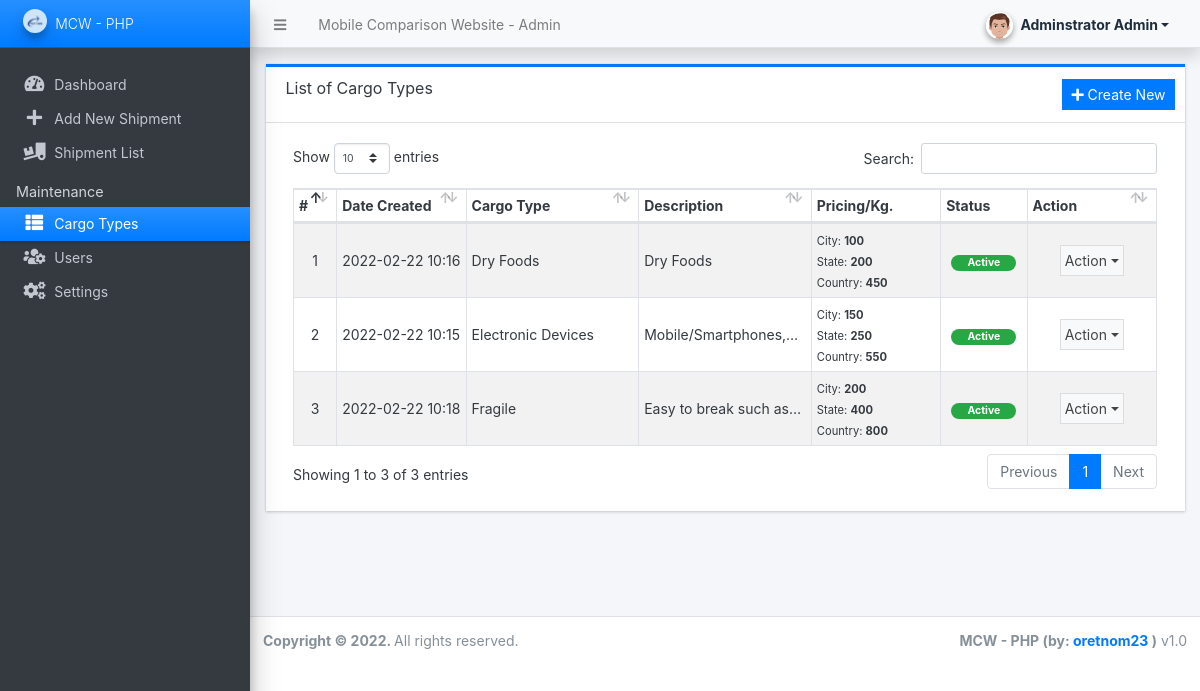
Page /admin/?page=cargo_types (signed in) on the committed database.
### tables this page shows
CREATE TABLE `cargo_type_list` (
  `id` int(30) NOT NULL,
  `name` text NOT NULL,
  `description` text NOT NULL,
  `city_price` double NOT NULL DEFAULT '0',
  `state_price` double NOT NULL DEFAULT '0',
  `country_price` double NOT NULL DEFAULT '0',
  `status` tinyint(1) NOT NULL DEFAULT '1',
  `delete_flag` tinytext NOT NULL,
  `date_created` datetime NOT NULL DEFAULT CURRENT_TIMESTAMP,
  `date_updated` datetime DEFAULT NULL ON UPDATE CURRENT_TIMESTAMP
);

### config.php (called while the page is built, shortened)
<?php
require_once('classes/DBConnection.php');
require_once('classes/SystemSettings.php');
function validate_image($file){
	if(!empty($file)){
        $ex = explode("?",$file);
        $file = $ex[0];
        $ts = isset($ex[1]) ? "?".$ex[1] : '';
		if(is_file(base_app.$file)){
			return base_url.$file.$ts;
		}else{
			return base_url.'dist/img/no-image-available.png';
		}
	}else{
		return base_url.'dist/img/no-image-available.png';
	}
}
function format_num($number = '' , $decimal = ''){
    if(is_numeric($number)){
        $ex = explode(".",$number);
        $decLen = isset($ex[1]) ? strlen($ex[1]) : 0;
        if(is_numeric($decimal)){
            return number_format($number,$decimal);
        }else{
            return number_format($number,$decLen);
        }
    }else{
        return "Invalid Input";
    }
}
function isMobileDevice(){
    $aMobileUA = array(
        '/iphone/i' => 'iPhone',
        '/ipod/i' => 'iPod',
        '/ipad/i' => 'iPad',
        '/android/i' => 'Android',
        '/blackberry/i' => 'BlackBerry',
        '/webos/i' => 'Mobile'
    );
    return false;
}
?>

### classes/DBConnection.php (called while the page is built, shortened)
<?php
class DBConnection{
    private $host = DB_SERVER;
    private $username = DB_USERNAME;
    private $password = DB_PASSWORD;
    private $database = DB_NAME;
    public $conn;
    public function __construct(){
        if (!isset($this->conn)) {
            $this->conn = new mysqli($this->host, $this->username, $this->password, $this->database);
        }
    }
}
?>

### classes/SystemSettings.php (called while the page is built, shortened)
<?php
class SystemSettings extends DBConnection{
	function userdata($field = ''){
		if(!empty($field)){
			if(isset($_SESSION['userdata'][$field]))
				return $_SESSION['userdata'][$field];
			else
				return null;
		}else{
			return false;
		}
	}
	function info($field=''){
		if(!empty($field)){
			if(isset($_SESSION['system_info'][$field]))
				return $_SESSION['system_info'][$field];
			else
				return false;
		}else{
			return false;
		}
	}
}
$_settings = new SystemSettings();
?>

### admin/cargo_types/index.php (the view, shortened to what this page needs)
<div class="card card-outline rounded-0 card-primary">
	<div class="card-header">
		<h3 class="card-title">List of Cargo Types</h3>
		<div class="card-tools">
			<a href="javascript:void(0)" id="create_new" class="btn btn-flat btn-sm btn-primary"><span class="fas fa-plus"></span>  Create New</a>
		</div>
	</div>
	<div class="card-body">
        <div class="container-fluid">
			<table class="table table-hover table-striped table-bordered" id="list">
				<colgroup>
					<col width="5%">
					<col width="15%">
					<col width="20%">
					<col width="20%">
					<col width="15%">
					<col width="10%">
					<col width="15%">
				</colgroup>
				<thead>
					<tr>
						<th>#</th>
						<th>Date Created</th>
						<th>Cargo Type</th>
						<th>Description</th>
						<th>Pricing/Kg.</th>
						<th>Status</th>
						<th>Action</th>
					</tr>
				</thead>
				<tbody>
					<?php
					$i = 1;
						$qry = $conn->query("SELECT * from `cargo_type_list` where delete_flag = 0 order by `name` asc ");
						while($row = $qry->fetch_assoc()):
					?>
						<tr>
							<td class="text-center"><?php echo $i++; ?></td>
							<td><?php echo date("Y-m-d H:i",strtotime($row['date_created'])) ?></td>
							<td><?php echo $row['name'] ?></td>
							<td ><p class="m-0 truncate-1"><?= $row['description'] ?></p></td>
							<td class="">
								<small>City: <b><?= format_num($row['city_price']) ?></b></small><br>
								<small>State: <b><?= format_num($row['state_price']) ?></b></small><br>
								<small>Country: <b><?= format_num($row['country_price']) ?></b></small><br>
							</td>
							<td class="text-center">
                                <?php if($row['status'] == 1): ?>
                                    <span class="badge badge-success px-3 rounded-pill">Active</span>
                                <?php else: ?>
                                    <span class="badge badge-danger px-3 rounded-pill">Inactive</span>
                                <?php endif; ?>
                            </td>
							<td align="center">
								 <button type="button" class="btn btn-flat p-1 btn-default btn-sm dropdown-toggle dropdown-icon" data-toggle="dropdown">
				                  		Action
				                  </button>
							</td>
						</tr>
					<?php endwhile; ?>
				</tbody>
			</table>
		</div>
	</div>
</div>

### admin/index.php (shortened to what this page needs)
<?php require_once('../config.php'); ?>
 <!DOCTYPE html>
<html lang="en" class="" style="height: auto;">
<?php require_once('inc/header.php') ?>
  <body class="sidebar-mini layout-fixed control-sidebar-slide-open layout-navbar-fixed sidebar-mini-md sidebar-mini-xs text-sm" data-new-gr-c-s-check-loaded="14.991.0" data-gr-ext-installed="" style="height: auto;">
    <div class="wrapper">
     <?php require_once('inc/topBarNav.php') ?>
     <?php require_once('inc/navigation.php') ?>
     <?php $page = isset($_GET['page']) ? $_GET['page'] : 'home';  ?>
      <div class="content-wrapper  pt-3" style="min-height: 567.854px;">
        <section class="content  text-dark">
          <div class="container-fluid">
            <?php
              if(!file_exists($page.".php") && !is_dir($page)){
                  include '404.html';
              }else{
                if(is_dir($page))
                  include $page.'/index.php';
                else
                  include $page.'.php';
              }
            ?>
          </div>
        </section>
      </div>
      <?php require_once('inc/footer.php') ?>
  </body>
</html>

### admin/inc/header.php (shortened to what this page needs)
<head>
    <link rel="stylesheet" href="<?php echo base_url ?>plugins/fontawesome-free/css/all.min.css">
    <link rel="stylesheet" href="<?php echo base_url ?>plugins/tempusdominus-bootstrap-4/css/tempusdominus-bootstrap-4.min.css">
  <link rel="stylesheet" href="<?php echo base_url ?>plugins/datatables-bs4/css/dataTables.bootstrap4.min.css">
  <link rel="stylesheet" href="<?php echo base_url ?>plugins/datatables-responsive/css/responsive.bootstrap4.min.css">
  <link rel="stylesheet" href="<?php echo base_url ?>plugins/datatables-buttons/css/buttons.bootstrap4.min.css">
  <link rel="stylesheet" href="<?php echo base_url ?>plugins/select2/css/select2.min.css">
  <link rel="stylesheet" href="<?php echo base_url ?>plugins/select2-bootstrap4-theme/select2-bootstrap4.min.css">
    <link rel="stylesheet" href="<?php echo base_url ?>plugins/icheck-bootstrap/icheck-bootstrap.min.css">
    <link rel="stylesheet" href="<?php echo base_url ?>plugins/jqvmap/jqvmap.min.css">
    <link rel="stylesheet" href="<?php echo base_url ?>dist/css/adminlte.css">
    <link rel="stylesheet" href="<?php echo base_url ?>dist/css/custom.css">
    <link rel="stylesheet" href="<?php echo base_url ?>plugins/overlayScrollbars/css/OverlayScrollbars.min.css">
    <link rel="stylesheet" href="<?php echo base_url ?>plugins/daterangepicker/daterangepicker.css">
    <link rel="stylesheet" href="<?php echo base_url ?>plugins/summernote/summernote-bs4.min.css">
  <link rel="stylesheet" href="<?php echo base_url ?>plugins/sweetalert2-theme-bootstrap-4/bootstrap-4.min.css">
  </head>

### admin/inc/topBarNav.php (shortened to what this page needs)
<nav class="main-header navbar navbar-expand navbar-light shadow text-sm">
  <ul class="navbar-nav">
    <li class="nav-item">
    <a class="nav-link" data-widget="pushmenu" href="#" role="button"><i class="fas fa-bars"></i></a>
    </li>
    <li class="nav-item d-none d-sm-inline-block">
      <a href="<?php echo base_url ?>" class="nav-link"><?php echo (!isMobileDevice()) ? $_settings->info('name'):$_settings->info('short_name'); ?> - Admin</a>
    </li>
  </ul>
  <ul class="navbar-nav ml-auto">
    <li class="nav-item">
      <div class="btn-group nav-link">
            <button type="button" class="btn btn-rounded badge badge-light dropdown-toggle dropdown-icon" data-toggle="dropdown">
              <span><img src="<?php echo validate_image($_settings->userdata('avatar')) ?>" class="img-circle elevation-2 user-img" alt="User Image"></span>
              <span class="ml-3"><?php echo ucwords($_settings->userdata('firstname').' '.$_settings->userdata('lastname')) ?></span>
            </button>
        </div>
    </li>
  </ul>
</nav>

### admin/inc/navigation.php (shortened to what this page needs)
<aside class="main-sidebar sidebar-dark-primary elevation-4 sidebar-no-expand">
  <a href="<?php echo base_url ?>admin" class="brand-link bg-gradient-primary text-sm">
  <img src="<?php echo validate_image($_settings->info('logo'))?>" alt="Store Logo" class="brand-image img-circle elevation-3" style="opacity: .8;width: 1.5rem;height: 1.5rem;max-height: unset">
  <span class="brand-text font-weight-light"><?php echo $_settings->info('short_name') ?></span>
  </a>
  <div class="sidebar os-host os-theme-light os-host-overflow os-host-overflow-y os-host-resize-disabled os-host-transition os-host-scrollbar-horizontal-hidden">
    <div class="os-content-glue" style="margin: 0px -8px; width: 249px; height: 646px;"></div>
    <div class="os-padding">
      <div class="os-viewport os-viewport-native-scrollbars-invisible" style="overflow-y: scroll;">
        <div class="os-content" style="padding: 0px 8px; height: 100%; width: 100%;">
          <nav class="mt-4">
             <ul class="nav nav-pills nav-sidebar flex-column text-sm nav-compact nav-flat nav-child-indent nav-collapse-hide-child" data-widget="treeview" role="menu" data-accordion="false">
              <li class="nav-item dropdown">
                <a href="./" class="nav-link nav-home">
                  <i class="nav-icon fas fa-tachometer-alt"></i>
                  <p>
                    Dashboard
                  </p>
                </a>
              </li>
              <li class="nav-item dropdown">
                <a href="<?php echo base_url ?>admin/?page=transactions/manage_transaction" class="nav-link nav-transactions_manage_transaction">
                  <i class="nav-icon fas fa-plus"></i>
                  <p>
                    Add New Shipment
                  </p>
                </a>
              </li>
              <li class="nav-item dropdown">
                <a href="<?php echo base_url ?>admin/?page=transactions" class="nav-link nav-transactions">
                  <i class="nav-icon fas fa-truck-loading"></i>
                  <p>
                    Shipment List
                  </p>
                </a>
              </li>
              <?php if($_settings->userdata('type') == 1): ?>
              <li class="nav-header">Maintenance</li>
              <li class="nav-item dropdown">
                <a href="<?php echo base_url ?>admin/?page=cargo_types" class="nav-link nav-cargo_types">
                  <i class="nav-icon fas fa-th-list"></i>
                  <p>
                    Cargo Types
                  </p>
                </a>
              </li>
              <li class="nav-item dropdown">
                <a href="<?php echo base_url ?>admin/?page=user/list" class="nav-link nav-user_list">
                  <i class="nav-icon fas fa-users-cog"></i>
                  <p>
                    Users
                  </p>
                </a>
              </li>
              <li class="nav-item dropdown">
                <a href="<?php echo base_url ?>admin/?page=system_info" class="nav-link nav-system_info">
                  <i class="nav-icon fas fa-cogs"></i>
                  <p>
                    Settings
                  </p>
                </a>
              </li>
              <?php endif; ?>
            </ul>
          </nav>
        </div>
      </div>
    </div>
  </div>
</aside>

### admin/inc/footer.php (shortened to what this page needs)
<footer class="main-footer text-sm">
        <strong>Copyright © <?php echo date('Y') ?>.
        </strong>
        All rights reserved.
        <div class="float-right d-none d-sm-inline-block">
          <b><?php echo $_settings->info('short_name') ?> (by: <a href="mailto:oretnom23@gmail.com" target="blank">oretnom23</a> )</b> v1.0
        </div>
      </footer>
    </div>

### admin/inc/topBarNav.php (style rules this page uses)
.user-img { position: absolute; height: 27px; width: 27px; object-fit: cover; left: -7%; top: -12%; }
.btn-rounded { border-radius: 50px; }

### rows in the picture
cargo_type_list: date_created "2022-02-22 10:16", name "Dry Foods", description "Dry Foods", city_price "100", state_price "200", country_price "450", status "Active"
cargo_type_list: date_created "2022-02-22 10:15", name "Electronic Devices", city_price "150", state_price "250", country_price "550", status "Active"
cargo_type_list: date_created "2022-02-22 10:18", name "Fragile", description "Easy to break such…", city_price "200", state_price "400", country_price "800", status "Active"

### other values in the picture
$_settings->info('name') "Mobile Comparison Website"
$_settings->userdata('firstname').' '.$_settings->userdata('lastname') "Adminstrator Admin"
$_settings->info('short_name') "MCW - PHP"
